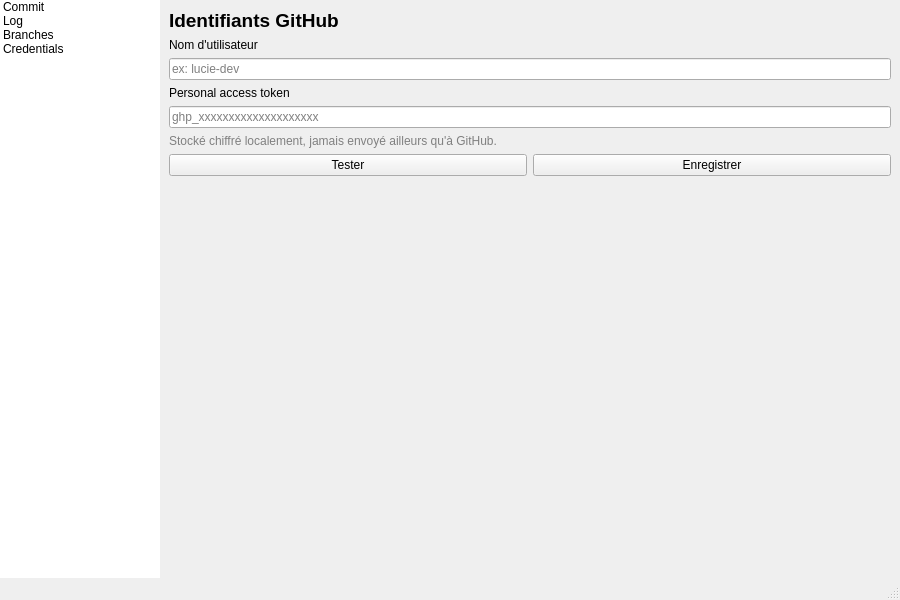
<?xml version="1.0" encoding="UTF-8"?>
<ui version="4.0">
 <class>MainWindow</class>
 <widget class="QMainWindow" name="MainWindow">
  <property name="geometry">
   <rect>
    <x>0</x>
    <y>0</y>
    <width>900</width>
    <height>600</height>
   </rect>
  </property>
  <property name="windowTitle">
   <string>Versioning</string>
  </property>
  <widget class="QWidget" name="centralwidget">
   <layout class="QHBoxLayout" name="mainLayout">
    <property name="spacing">
     <number>0</number>
    </property>
    <property name="leftMargin">
     <number>0</number>
    </property>
    <property name="topMargin">
     <number>0</number>
    </property>
    <property name="rightMargin">
     <number>0</number>
    </property>
    <property name="bottomMargin">
     <number>0</number>
    </property>
    <item>
     <widget class="QListWidget" name="sidebarList">
      <property name="maximumSize">
       <size>
        <width>160</width>
        <height>16777215</height>
       </size>
      </property>
      <property name="frameShape">
       <enum>QFrame::NoFrame</enum>
      </property>
      <item>
       <property name="text">
        <string>Commit</string>
       </property>
      </item>
      <item>
       <property name="text">
        <string>Log</string>
       </property>
      </item>
      <item>
       <property name="text">
        <string>Branches</string>
       </property>
      </item>
      <item>
       <property name="text">
        <string>Credentials</string>
       </property>
      </item>
     </widget>
    </item>
    <item>
     <widget class="QStackedWidget" name="stackedWidget">
      <property name="currentIndex">
       <number>3</number>
      </property>
      <widget class="QWidget" name="pageCommit">
       <layout class="QVBoxLayout" name="commitLayout">
        <item>
         <widget class="QLabel" name="labelCommitTitle">
          <property name="styleSheet">
           <string notr="true">font-weight: bold; font-size: 14pt;</string>
          </property>
          <property name="text">
           <string>Nouveau commit</string>
          </property>
         </widget>
        </item>
        <item>
         <widget class="QFrame" name="dropZoneFrame">
          <property name="minimumSize">
           <size>
            <width>0</width>
            <height>100</height>
           </size>
          </property>
          <property name="frameShape">
           <enum>QFrame::StyledPanel</enum>
          </property>
          <layout class="QVBoxLayout" name="dropZoneLayout">
           <item>
            <widget class="QLabel" name="labelDropZone">
             <property name="text">
              <string>Glissez votre fichier ici</string>
             </property>
             <property name="alignment">
              <set>Qt::AlignCenter</set>
             </property>
            </widget>
           </item>
          </layout>
         </widget>
        </item>
        <item>
         <widget class="QLabel" name="labelFilesTitle">
          <property name="text">
           <string>Fichiers modifiés</string>
          </property>
         </widget>
        </item>
        <item>
         <widget class="QListWidget" name="filesToCommitList">
          <item>
           <property name="text">
            <string>avatar_hanako.vrm  [modifié]</string>
           </property>
          </item>
          <item>
           <property name="text">
            <string>texture_face.png  [nouveau]</string>
           </property>
          </item>
         </widget>
        </item>
        <item>
         <widget class="QLineEdit" name="commitMessageEdit">
          <property name="placeholderText">
           <string>Message de commit</string>
          </property>
         </widget>
        </item>
        <item>
         <widget class="QPushButton" name="commitButton">
          <property name="text">
           <string>Ajouter au commit</string>
          </property>
         </widget>
        </item>
       </layout>
      </widget>
      <widget class="QWidget" name="pageLog">
       <layout class="QVBoxLayout" name="logLayout">
        <item>
         <widget class="QLabel" name="labelLogTitle">
          <property name="styleSheet">
           <string notr="true">font-weight: bold; font-size: 14pt;</string>
          </property>
          <property name="text">
           <string>Historique</string>
          </property>
         </widget>
        </item>
        <item>
         <widget class="QListWidget" name="commitLogList">
          <item>
           <property name="text">
            <string>a3f9c1e  v0.4 – correction pose de repos  (Lucie, il y a 2h)</string>
           </property>
          </item>
          <item>
           <property name="text">
            <string>7b21d40  v0.3 – texture des yeux  (Lucie, hier)</string>
           </property>
          </item>
          <item>
           <property name="text">
            <string>e08a552  v0.2 – rig squelette initial  (Tom, il y a 3 jours)</string>
           </property>
          </item>
         </widget>
        </item>
       </layout>
      </widget>
      <widget class="QWidget" name="pageBranches">
       <layout class="QVBoxLayout" name="branchesLayout">
        <item>
         <layout class="QHBoxLayout" name="branchesHeaderLayout">
          <item>
           <widget class="QLabel" name="labelBranchesTitle">
            <property name="styleSheet">
             <string notr="true">font-weight: bold; font-size: 14pt;</string>
            </property>
            <property name="text">
             <string>Branches</string>
            </property>
           </widget>
          </item>
          <item>
           <spacer name="branchesHeaderSpacer">
            <property name="orientation">
             <enum>Qt::Horizontal</enum>
            </property>
            <property name="sizeHint" stdset="0">
             <size>
              <width>0</width>
              <height>0</height>
             </size>
            </property>
           </spacer>
          </item>
          <item>
           <widget class="QPushButton" name="newBranchButton">
            <property name="text">
             <string>Nouvelle branche</string>
            </property>
           </widget>
          </item>
         </layout>
        </item>
        <item>
         <widget class="QLabel" name="labelLocalBranches">
          <property name="text">
           <string>Locales</string>
          </property>
         </widget>
        </item>
        <item>
         <widget class="QListWidget" name="localBranchesList">
          <item>
           <property name="text">
            <string>main  (actuelle)</string>
           </property>
          </item>
          <item>
           <property name="text">
            <string>essai-texture-cheveux</string>
           </property>
          </item>
          <item>
           <property name="text">
            <string>refonte-rig-mains</string>
           </property>
          </item>
         </widget>
        </item>
        <item>
         <widget class="QLabel" name="labelRemoteBranches">
          <property name="text">
           <string>Distantes (origin)</string>
          </property>
         </widget>
        </item>
        <item>
         <widget class="QListWidget" name="remoteBranchesList">
          <item>
           <property name="text">
            <string>origin/main  (à jour)</string>
           </property>
          </item>
          <item>
           <property name="text">
            <string>origin/refonte-rig-mains  (2 commits en retard)</string>
           </property>
          </item>
         </widget>
        </item>
       </layout>
      </widget>
      <widget class="QWidget" name="pageCredentials">
       <layout class="QVBoxLayout" name="credentialsLayout">
        <item>
         <widget class="QLabel" name="labelCredentialsTitle">
          <property name="styleSheet">
           <string notr="true">font-weight: bold; font-size: 14pt;</string>
          </property>
          <property name="text">
           <string>Identifiants GitHub</string>
          </property>
         </widget>
        </item>
        <item>
         <widget class="QLabel" name="labelUsername">
          <property name="text">
           <string>Nom d'utilisateur</string>
          </property>
         </widget>
        </item>
        <item>
         <widget class="QLineEdit" name="usernameEdit">
          <property name="placeholderText">
           <string>ex: lucie-dev</string>
          </property>
         </widget>
        </item>
        <item>
         <widget class="QLabel" name="labelToken">
          <property name="text">
           <string>Personal access token</string>
          </property>
         </widget>
        </item>
        <item>
         <widget class="QLineEdit" name="tokenEdit">
          <property name="echoMode">
           <enum>QLineEdit::Password</enum>
          </property>
          <property name="placeholderText">
           <string>ghp_xxxxxxxxxxxxxxxxxxxx</string>
          </property>
         </widget>
        </item>
        <item>
         <widget class="QLabel" name="labelSecurityNote">
          <property name="styleSheet">
           <string notr="true">color: gray; font-size: 9pt;</string>
          </property>
          <property name="text">
           <string>Stocké chiffré localement, jamais envoyé ailleurs qu'à GitHub.</string>
          </property>
         </widget>
        </item>
        <item>
         <layout class="QHBoxLayout" name="credentialsButtonsLayout">
          <item>
           <widget class="QPushButton" name="testConnectionButton">
            <property name="text">
             <string>Tester</string>
            </property>
           </widget>
          </item>
          <item>
           <widget class="QPushButton" name="saveCredentialsButton">
            <property name="text">
             <string>Enregistrer</string>
            </property>
           </widget>
          </item>
         </layout>
        </item>
        <item>
         <spacer name="credentialsSpacer">
          <property name="orientation">
           <enum>Qt::Vertical</enum>
          </property>
          <property name="sizeHint" stdset="0">
           <size>
            <width>0</width>
            <height>0</height>
           </size>
          </property>
         </spacer>
        </item>
       </layout>
      </widget>
     </widget>
    </item>
   </layout>
  </widget>
  <widget class="QMenuBar" name="menubar">
   <property name="geometry">
    <rect>
     <x>0</x>
     <y>0</y>
     <width>900</width>
     <height>26</height>
    </rect>
   </property>
  </widget>
  <widget class="QStatusBar" name="statusbar"/>
 </widget>
 <resources/>
 <connections>
  <connection>
   <sender>sidebarList</sender>
   <signal>currentRowChanged(int)</signal>
   <receiver>stackedWidget</receiver>
   <slot>setCurrentIndex(int)</slot>
   <hints>
    <hint type="sourcelabel">
     <x>20</x>
     <y>20</y>
    </hint>
    <hint type="destinationlabel">
     <x>20</x>
     <y>20</y>
    </hint>
   </hints>
  </connection>
 </connections>
</ui>
